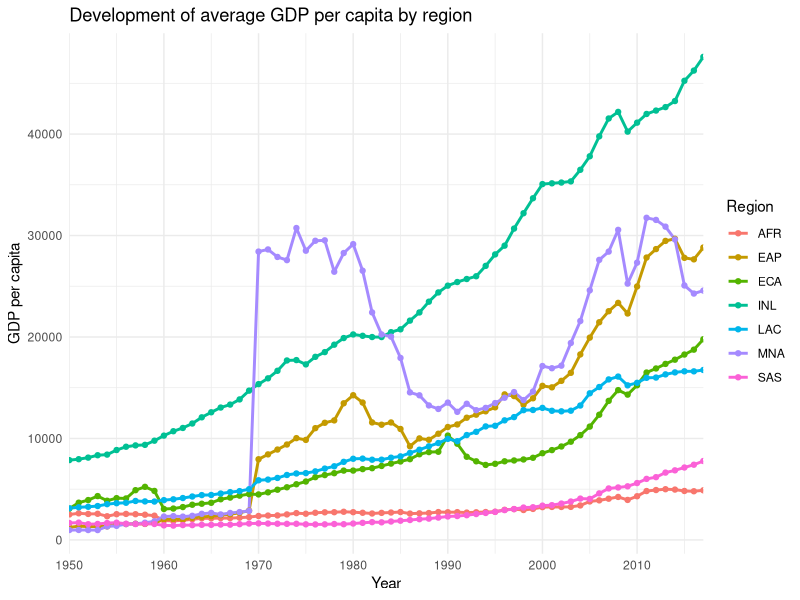

The R source for this figure:
## ---- chunk 1
knitr::opts_chunk$set(echo = TRUE)
library(tidyverse)
library(readxl)
## ---- chunk 2
dat <- read_excel("dataset_1.xlsx")
## ---- chunk 3
# Use grep to filter columns by string
dat1 <- dat[,grep("gdp|countryname|Region", colnames(dat))]

# Use select to filter columns by index 
dat2 <- dat %>% select(c(1:70)) 


dat3 <- dat2 %>% group_by(Region) %>%
  # group_by() will apply all subsequent functions to 
  # specified/all columns except for the grouped-by one 
  # That is why the alternative will be c(2:69)
                  summarise_at(vars(starts_with("gdp")),
                  mean, na.rm = TRUE) %>% 
                  gather(Year, GDP, starts_with("gdp")) 
## ---- chunk 4

dat4 <- dat3 %>% mutate_at(vars(Year), ~gsub("gdp_pc", "", .))

## ---- chunk 5
library(lubridate)
dat4$Year <- ymd(dat4$Year, truncated = 2L)

base <- ggplot(dat4, aes(year(Year), y = GDP, col = Region)) + 
        scale_x_continuous("Year", 
        labels = as.character(seq(min(year(dat4$Year)),
        max(year(dat4$Year)), by = 10)), 
        breaks = seq(min(year(dat4$Year)), 
        max(year(dat4$Year)), by = 10), 
        expand=c(0,0))
## ---- chunk 6
base + geom_line(size = 1) +
  labs(title = "Development of average GDP per capita by region",
  x = "Year", y = "GDP per capita") +
  geom_point() + theme_minimal()
